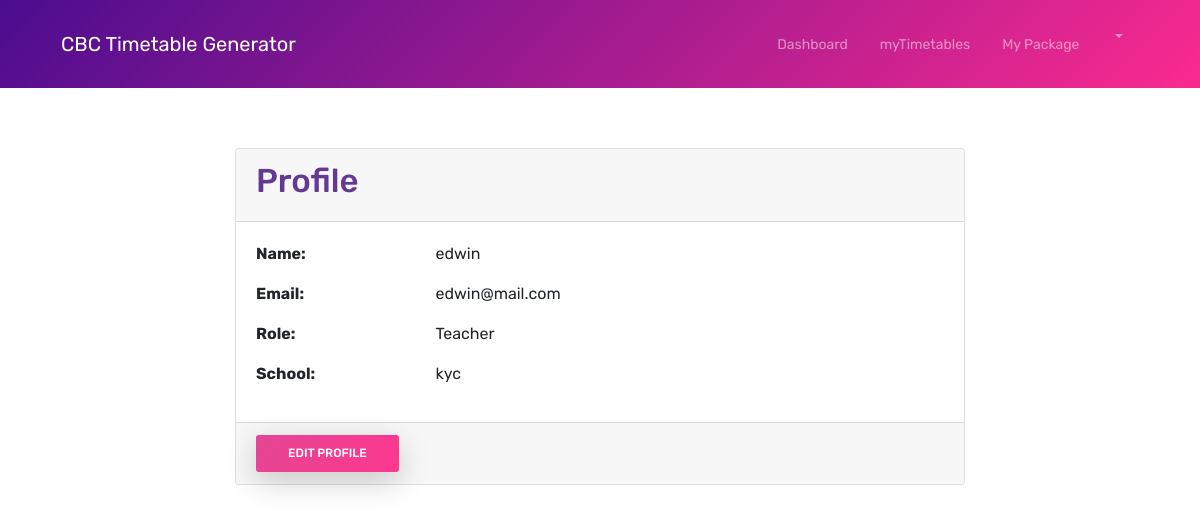
Before: /auth/profile (signed in) with the older database file.
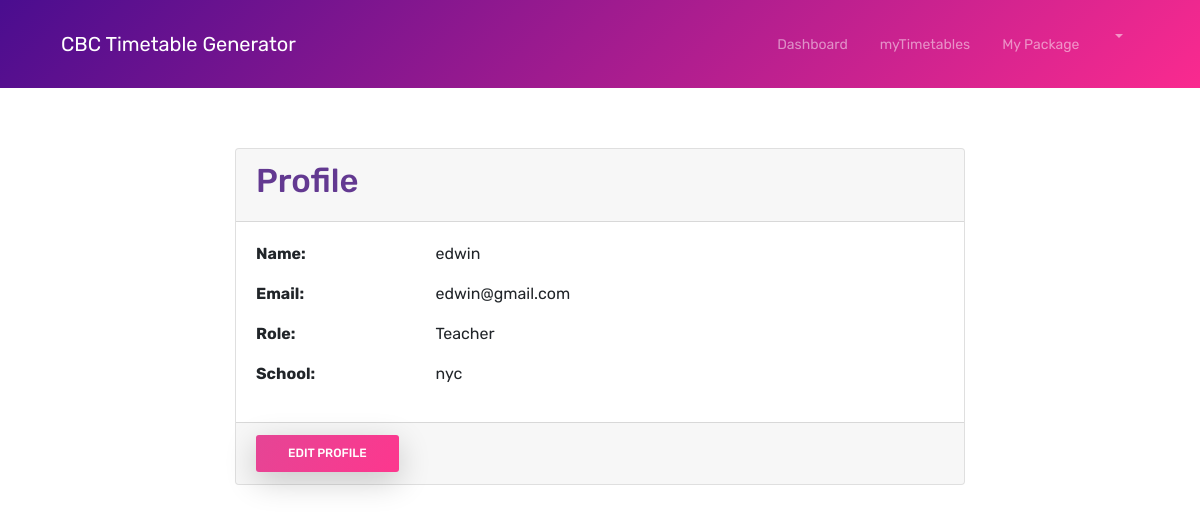
After: the same page with the newer database file.
### app/models/user.py (models this page shows, shortened)
class User(UserMixin, db.Model):
    id = db.Column(db.Integer, primary_key=True)
    username = db.Column(db.String(64), unique=True, nullable=False)
    email = db.Column(db.String(120), unique=True, nullable=False)
    password_hash = db.Column(db.String(128))
    role = db.Column(db.String(20), default='teacher')
    school_id = db.Column(db.Integer, db.ForeignKey('school.id'), nullable=False)
    is_active = db.Column(db.Boolean, default=True)
    created_at = db.Column(db.DateTime, default=db.func.current_timestamp())
    updated_at = db.Column(db.DateTime, default=db.func.current_timestamp(),
                          onupdate=db.func.current_timestamp())

### app/models/school.py (models this page shows, shortened)
class School(db.Model):
    id = db.Column(db.Integer, primary_key=True)
    name = db.Column(db.String(100), nullable=False)
    email = db.Column(db.String(120), unique=True, nullable=False)
    phone = db.Column(db.String(20))
    subscription_type = db.Column(db.String(20), default='basic')
    subscription_end_date = db.Column(db.DateTime)
    max_teachers = db.Column(db.Integer, default=10)
    created_at = db.Column(db.DateTime, default=datetime.utcnow)
    users = db.relationship('User', backref='school', lazy=True)
    classes = db.relationship('Class', backref='school', lazy=True)
    subjects = db.relationship('Subject', backref='school', lazy=True)

### app/auth/routes.py (the view)
@bp.route('/profile')
@login_required
def profile():
    return render_template('auth/profile.html', title='Profile')

### app/models/user.py (called while the page is built)
@login_manager.user_loader
def load_user(id):
    return User.query.get(int(id))

### app/templates/auth/profile.html
{% extends "base.html" %}
{% block content %}
<div class="container mt-5">
    <div class="row">
        <div class="col-md-8 offset-md-2">
            <div class="card">
                <div class="card-header">
                    <h3>Profile</h3>
                </div>
                <div class="card-body">
                    <div class="row mb-3">
                        <div class="col-sm-3">
                            <strong>Name:</strong>
                        </div>
                        <div class="col-sm-9">
                            {{ current_user.username }}
                        </div>
                    </div>
                    <div class="row mb-3">
                        <div class="col-sm-3">
                            <strong>Email:</strong>
                        </div>
                        <div class="col-sm-9">
                            {{ current_user.email }}
                        </div>
                    </div>
                    <div class="row mb-3">
                        <div class="col-sm-3">
                            <strong>Role:</strong>
                        </div>
                        <div class="col-sm-9">
                            {{ current_user.role|title }}
                        </div>
                    </div>
                    <div class="row mb-3">
                        <div class="col-sm-3">
                            <strong>School:</strong>
                        </div>
                        <div class="col-sm-9">
                            {{ current_user.school.name }}
                        </div>
                    </div>
                </div>
                <div class="card-footer">
                    <a href="#" class="btn btn-primary">Edit Profile</a>
                </div>
            </div>
        </div>
    </div>
</div>
{% endblock %}

Changed rows visible on the page:
changed User "edwin": email "edwin@mail.com" → "edwin@gmail.com"
changed School: school.name "kyc" → "nyc"
